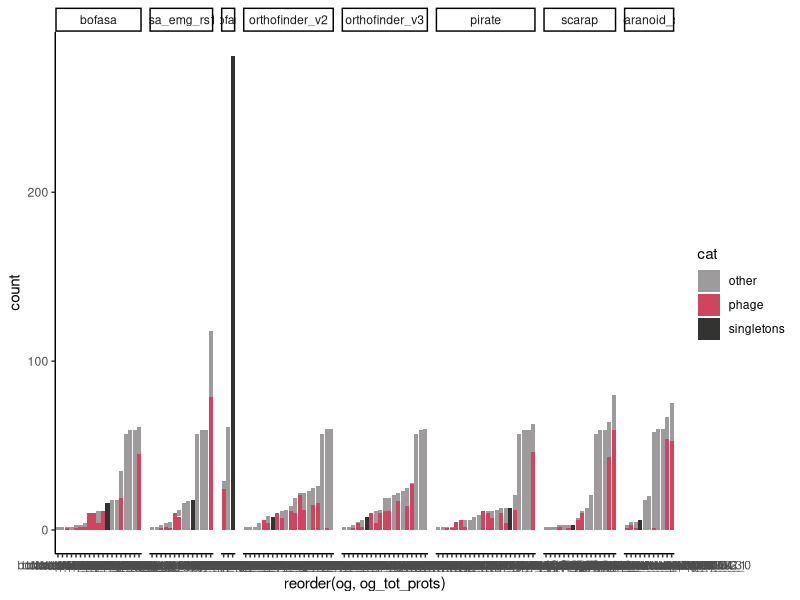

Write R code to recreate this figure.
library(ggplot2)

dat <- read.table('Integrase_OGs_Across_Methods.txt', header=T, sep='\t')
# method  og      og_tot_prots    cat        count

colors <- c('#9e9b9c', '#cf445e', '#333332')

pdf('Fig3B.pdf', height=3, width=10)
ggplot(dat, aes(x=reorder(og, og_tot_prots), y=count, fill=cat)) + geom_bar(stat='identity') + theme_classic() + facet_grid(.~method, space='free', scales='free') + scale_fill_manual(values=colors) 
dev.off()
